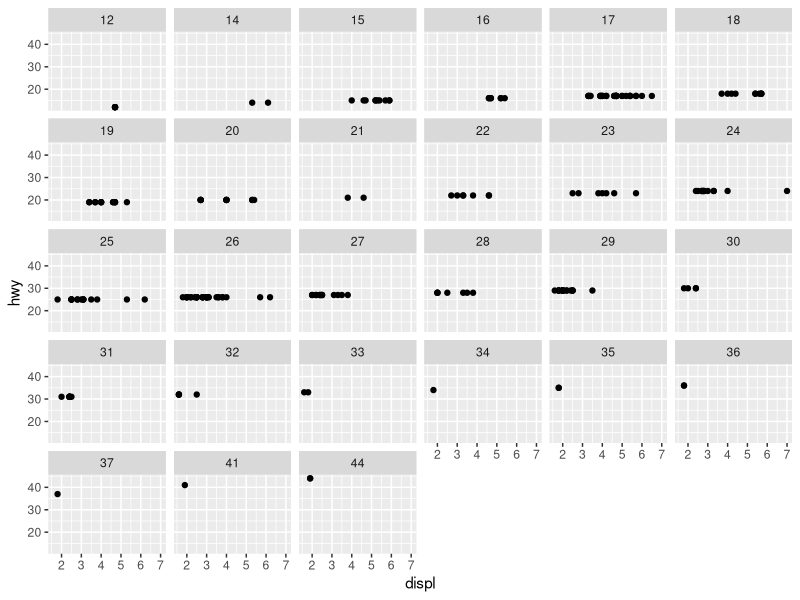
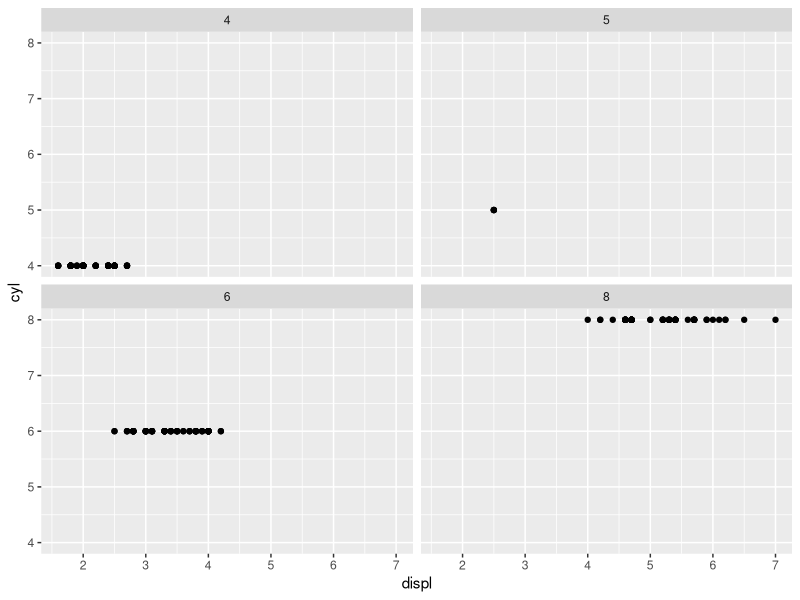
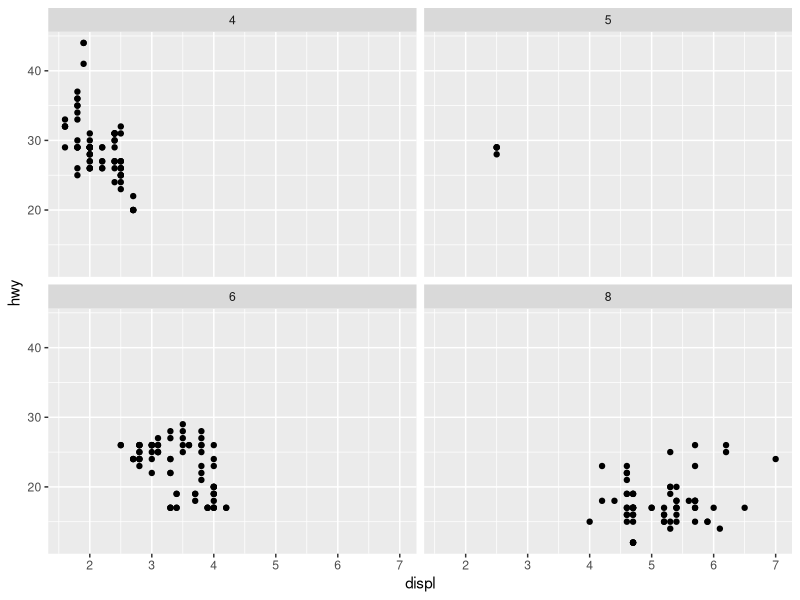

The R source for these figures, in order: (Note: this script raises an error after producing the figures.)
#Homework 5
#==========================================
#  Slide 48
#==========================================
library(ggplot2)
ggplot(mpg, aes(displ, hwy)) + geom_point() + facet_wrap(~hwy)
ggplot(mpg, aes(displ, cyl)) + geom_point() + facet_wrap(~cyl)
#Faceting hwy works but creates many unuseful facets, while cyl only creates 4 and is more useful.


ggplot(mpg, aes(displ, hwy)) + geom_point() + facet_wrap(~cyl)
#6 and 8 cylinder cars have similar plots and have worse fuel mileage than 4 and 5 cylinder cars.
#8 cylinder cars also have the largest engine size.

help(facet_wrap)
#nrow changes the number of rows and ncol change the number of columns.

#Scales allows you to fix the x and y axis.  You might use scales if there is a large difference in values 
#on different facets.
#==========================================
#  Slide 74
#==========================================
#Manually imported AutoClaims from files
attach(AutoClaims)
names(AutoClaims)
date <- policy_bind_date
by_month <- months(as.POSIXlt(date, format="%d/%m/%Y"))
ggplot(AutoClaims, aes(by_month, total_claim_amount)) + geom_path(color = "red") + geom_point(color = "blue") 
ggplot(AutoClaims, aes(by_month, policy_annual_premium)) + geom_path(color = "red") + geom_point(color = "blue")
#Im not sure how to put the months in chronological order? I tried using as.factor and levels but it wouldn't seem to work.
#==========================================
#  Slide 83-87
#==========================================
View(diamonds)
attach(diamonds)
names(diamonds)

head(diamonds)

tail(diamonds)

summary(diamonds)

str(diamonds)

dim(diamonds)

ggplot(diamonds, aes(price)) + geom_histogram()

ggplot(diamonds, aes(price)) + geom_histogram(binwidth = 500) + xlab("Diamond Price U$") + ylab("Frequency") + ggtitle("Diamond Price Distribution")

ggplot(diamonds, aes(price)) + geom_histogram(binwidth = 100) + xlab("Diamond Price U$") + ylab("Frequency") + ggtitle("Diamond Price Distribution") + facet_wrap(~cut)

mean(price)
median(price)
max(price)
min(price)
sum(cut == "Fair")
sum(cut == "Good")
sum(cut == "Very Good")
sum(cut == "Ideal")
table(cut)

sum(price <= 500)
sum(price <= 250)
sum(price >= 15000)

library(dplyr)
slice_max(diamonds, price)

slice_min(diamonds, price)

diamonds[cut == "Fair",]

Fair <- group_by(filter(diamonds, cut == "Fair"), price)
  median(Fair$price)
Good <- group_by(filter(diamonds, cut == "Good"), price)
  median(Good$price)
Very_Good <- group_by(filter(diamonds, cut == "Very Good"), price)
  median(Very_Good$price) 
Ideal <- group_by(filter(diamonds, cut == "Ideal"), price)
  median(Ideal$price)
Premium <- group_by(filter(diamonds, cut == "Premium"), price)
  median(Premium$price)
  
ggplot(diamonds,aes(cut,price))+ geom_boxplot()

d <- subset(diamonds, color == "D")
summary(d)
IQR(d$price)

j <- subset(diamonds, color == "J")
summary(j)
IQR(j$price)


#==========================================
#  Slide 10
#==========================================
install.packages("maps")
library(maps)
library(dplyr)
pollution<-avgpm25    #Manually installed avgpm25 from files
map("county", "california")
with(filter(pollution, pm25 > 15), points(longitude, latitude, pch=16, col="red"))

